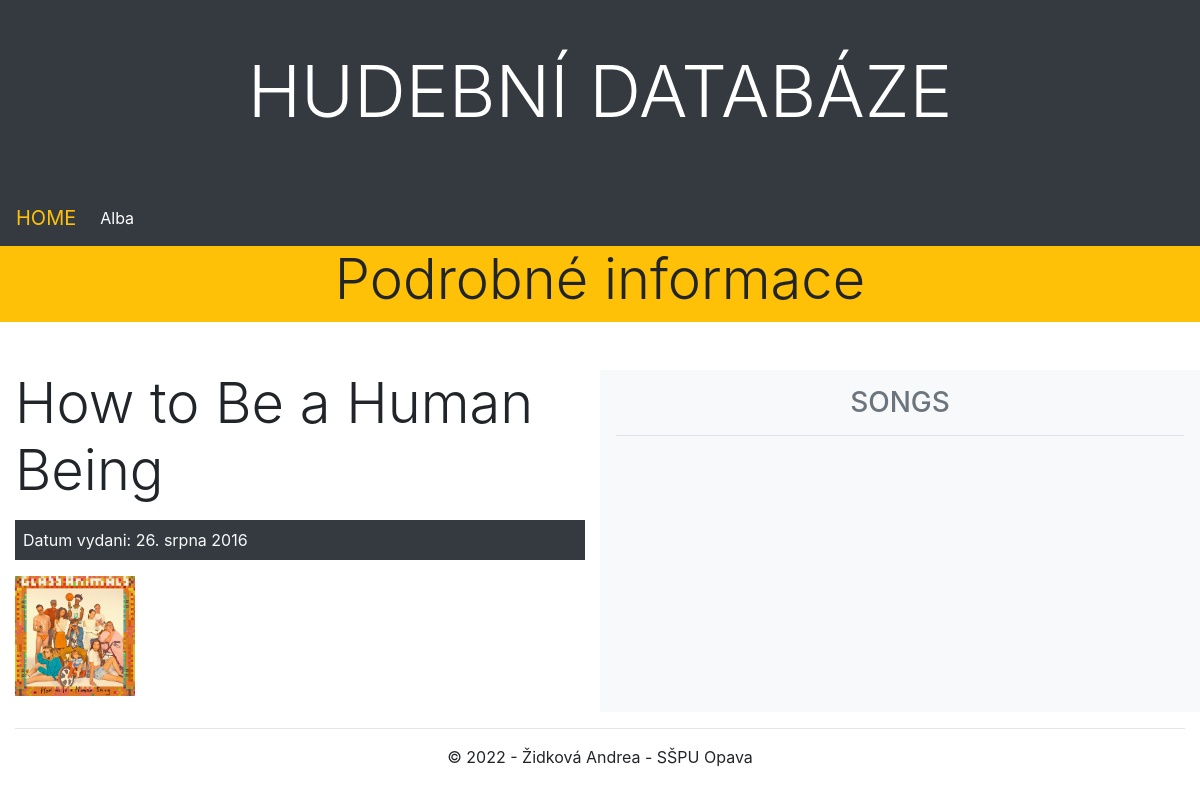
Page /databaze/album/1/ on the committed database.
### databaze/models.py (models this page shows, shortened)
class Album(models.Model):
    nazev_album = models.CharField(max_length=100, verbose_name="Název")
    datum_vydani = models.DateField(blank=True, null=True,
                                    verbose_name="Datum vydání")
    zanr = models.ManyToManyField(Zanr)
    umelec = models.ManyToManyField(Umelec)
    cover = models.ImageField(blank=True, verbose_name="Cover",
                               upload_to=cover_path)
    class Meta:
        verbose_name = 'Album',
        verbose_name_plural = 'Alba'

### databaze/views.py (the view)
# urls.py: path('album/<int:pk>/', views.AlbumDetailView.as_view(), name='album_detail')
class AlbumDetailView(DetailView):
    model = Album
    context_object_name = 'album_detail'
    template_name = 'album/detail.html'

### databaze/templates/album/detail.html (shortened to what this page needs)
{% extends "base.html" %}
{% block content %}
<div class="row mb-3">
    <div class="col-sm-12 bg-warning">
        <h2 class="display-4 text-center">Podrobné informace</h2>
    </div>
</div>
<div class="row mt-5 mb-3">
    <div class="col-lg-6 mb-3">
        <h2 class="display-4 mb-3">{{ album_detail.nazev_album }}</h2>
        <div class="bg-dark text-light p-2 mb-3">Datum vydani: {{ album_detail.datum_vydani }}</div>
        <div class="row">
            <div class="col-md-3">
                {% if album_detail.cover %}
                 <a href="{{ album_detail.cover.url }}" data-toggle="lightbox" data-gallery="gallery">
                    <img src="{{ album_detail.cover.url }}" class="img-fluid" alt="Cover k albu">
                </a>
                {% endif %}
            </div>
            <div class="col">
            </div>
        </div>
    </div>
    <div class="col-lg-6 bg-light p-3">
        <h3 class="border-bottom pb-3 text-secondary text-center text-uppercase">Songs</h3>
    </div>
</div>
{% endblock %}

### rows in the picture
Album: nazev_album "How to Be a Human Being", datum_vydani "26. srpna 2016", cover (picture)
